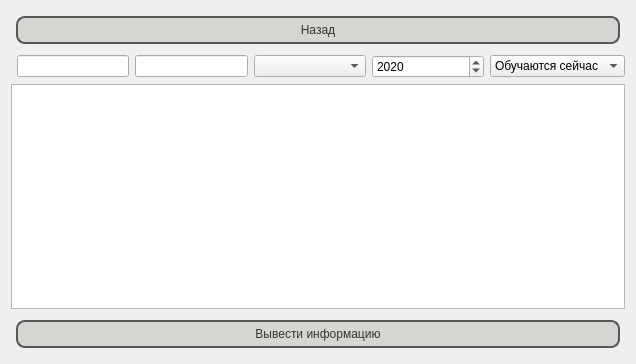
<?xml version="1.0" encoding="UTF-8"?>
<ui version="4.0">
 <class>studentsReview</class>
 <widget class="QWidget" name="studentsReview">
  <property name="geometry">
   <rect>
    <x>0</x>
    <y>0</y>
    <width>636</width>
    <height>364</height>
   </rect>
  </property>
  <property name="windowTitle">
   <string>Form</string>
  </property>
  <layout class="QGridLayout" name="gridLayout_2">
   <item row="0" column="0">
    <layout class="QGridLayout" name="gridLayout">
     <item row="1" column="4">
      <widget class="QSpinBox" name="spinBox_year">
       <property name="sizePolicy">
        <sizepolicy hsizetype="Expanding" vsizetype="Fixed">
         <horstretch>0</horstretch>
         <verstretch>0</verstretch>
        </sizepolicy>
       </property>
       <property name="minimum">
        <number>-1</number>
       </property>
       <property name="maximum">
        <number>2030</number>
       </property>
       <property name="value">
        <number>2020</number>
       </property>
      </widget>
     </item>
     <item row="0" column="0" colspan="6">
      <widget class="QPushButton" name="pushButton_cancel">
       <property name="sizePolicy">
        <sizepolicy hsizetype="Expanding" vsizetype="Preferred">
         <horstretch>0</horstretch>
         <verstretch>0</verstretch>
        </sizepolicy>
       </property>
       <property name="styleSheet">
        <string notr="true">QPushButton {
margin: 5px;
color: #333;
border: 2px solid #555;
border-radius: 9px;
padding: 5px;
background: rgb(211, 215, 207);
min-width: 80px;
}

QPushButton:hover {
background: rgb(238, 238, 236);
}

QPushButton:pressed {
background: rgb(255, 255, 255);
}

</string>
       </property>
       <property name="text">
        <string>Назад</string>
       </property>
      </widget>
     </item>
     <item row="1" column="5">
      <widget class="QComboBox" name="comboBox_isKicked">
       <property name="sizePolicy">
        <sizepolicy hsizetype="Expanding" vsizetype="Fixed">
         <horstretch>0</horstretch>
         <verstretch>0</verstretch>
        </sizepolicy>
       </property>
       <item>
        <property name="text">
         <string>Обучаются сейчас</string>
        </property>
       </item>
       <item>
        <property name="text">
         <string>Отчислены/ушли</string>
        </property>
       </item>
      </widget>
     </item>
     <item row="3" column="0" colspan="6">
      <widget class="QPushButton" name="pushButton_printStudent">
       <property name="sizePolicy">
        <sizepolicy hsizetype="Expanding" vsizetype="Minimum">
         <horstretch>0</horstretch>
         <verstretch>0</verstretch>
        </sizepolicy>
       </property>
       <property name="styleSheet">
        <string notr="true">QPushButton {
margin: 5px;
color: #333;
border: 2px solid #555;
border-radius: 9px;
padding: 5px;
background: rgb(211, 215, 207);
min-width: 80px;
}

QPushButton:hover {
background: rgb(238, 238, 236);
}

QPushButton:pressed {
background: rgb(255, 255, 255);
}

</string>
       </property>
       <property name="text">
        <string>Вывести информацию</string>
       </property>
      </widget>
     </item>
     <item row="1" column="3">
      <widget class="QComboBox" name="comboBox_gender">
       <property name="sizePolicy">
        <sizepolicy hsizetype="Expanding" vsizetype="Fixed">
         <horstretch>0</horstretch>
         <verstretch>0</verstretch>
        </sizepolicy>
       </property>
      </widget>
     </item>
     <item row="2" column="0" colspan="6">
      <widget class="QTableWidget" name="tableWidget">
       <property name="sizePolicy">
        <sizepolicy hsizetype="Expanding" vsizetype="Expanding">
         <horstretch>0</horstretch>
         <verstretch>0</verstretch>
        </sizepolicy>
       </property>
       <property name="locale">
        <locale language="Russian" country="Russia"/>
       </property>
       <property name="columnCount">
        <number>0</number>
       </property>
       <attribute name="horizontalHeaderCascadingSectionResizes">
        <bool>false</bool>
       </attribute>
       <attribute name="horizontalHeaderShowSortIndicator" stdset="0">
        <bool>false</bool>
       </attribute>
       <attribute name="horizontalHeaderStretchLastSection">
        <bool>false</bool>
       </attribute>
       <attribute name="verticalHeaderCascadingSectionResizes">
        <bool>false</bool>
       </attribute>
       <attribute name="verticalHeaderShowSortIndicator" stdset="0">
        <bool>false</bool>
       </attribute>
       <attribute name="verticalHeaderStretchLastSection">
        <bool>false</bool>
       </attribute>
      </widget>
     </item>
     <item row="1" column="1">
      <widget class="QLineEdit" name="lineEdit_classNum">
       <property name="sizePolicy">
        <sizepolicy hsizetype="Expanding" vsizetype="Fixed">
         <horstretch>0</horstretch>
         <verstretch>0</verstretch>
        </sizepolicy>
       </property>
      </widget>
     </item>
     <item row="1" column="2">
      <widget class="QLineEdit" name="lineEdit_classLetter">
       <property name="sizePolicy">
        <sizepolicy hsizetype="Expanding" vsizetype="Fixed">
         <horstretch>0</horstretch>
         <verstretch>0</verstretch>
        </sizepolicy>
       </property>
      </widget>
     </item>
    </layout>
   </item>
  </layout>
 </widget>
 <resources/>
 <connections/>
</ui>
